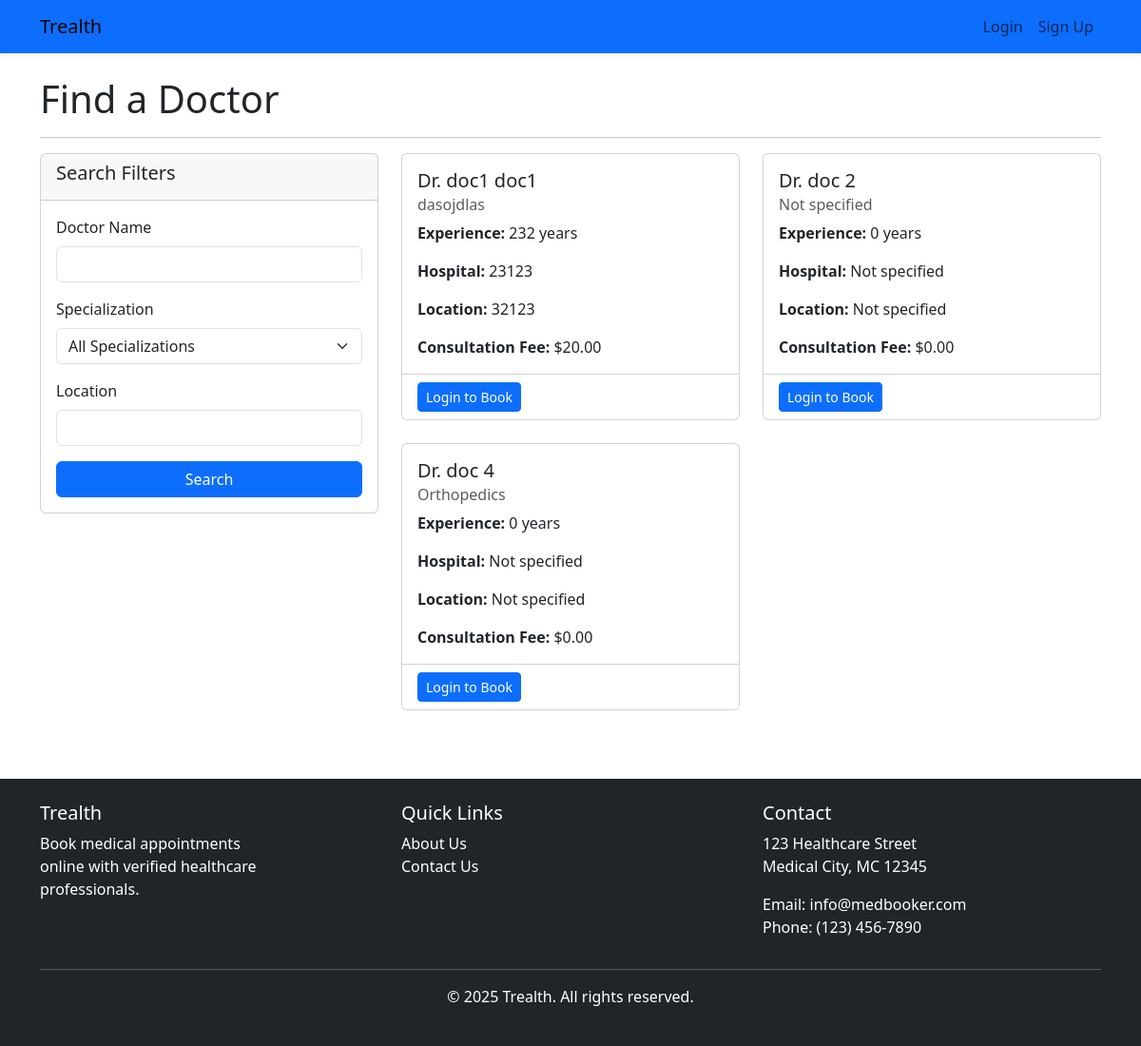
The page /find-doctor/ on the database as committed earlier.
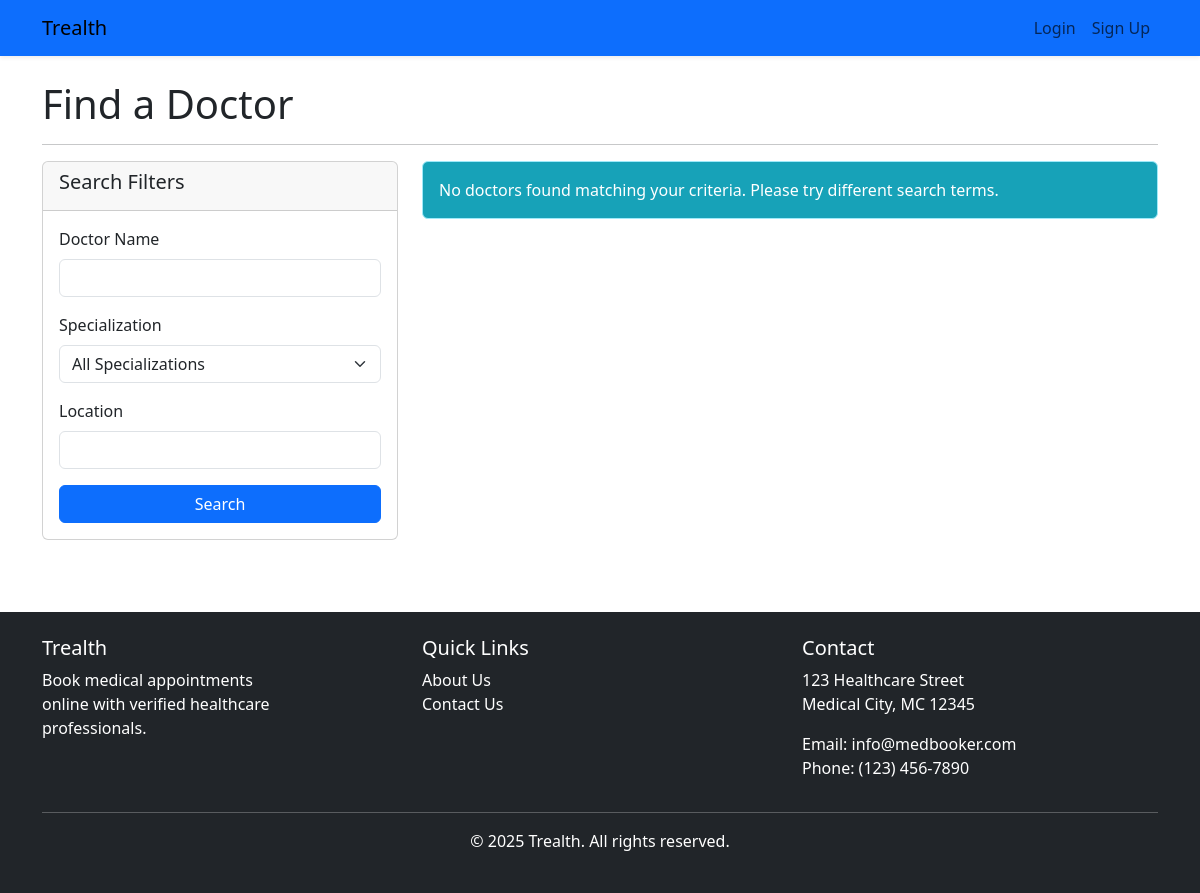
The same page on the database as committed later.
### doctors/models.py (models this page shows, shortened)
class Doctor(models.Model):
    doctor_id = models.AutoField(primary_key=True)
    user = models.OneToOneField(settings.AUTH_USER_MODEL, on_delete=models.CASCADE, related_name='doctor_profile')
    full_name = models.CharField(max_length=255)
    specialization = models.CharField(max_length=255)
    experience_years = models.IntegerField()
    license_number = models.CharField(max_length=50)
    consultation_fee = models.DecimalField(max_digits=10, decimal_places=2)
    hospital_name = models.CharField(max_length=255)
    hospital_location = models.CharField(max_length=255)

### core/views.py (the view)
# urls.py: path('find-doctor/', views.find_doctor, name='find_doctor'),
def find_doctor(request):
    doctors = Doctor.objects.all()
    name = request.GET.get('name', '')
    specialization = request.GET.get('specialization', '')
    location = request.GET.get('location', '')
    if name:
        doctors = doctors.filter(full_name__icontains=name)
    if specialization:
        doctors = doctors.filter(specialization__iexact=specialization)
    if location:
        doctors = doctors.filter(hospital_location__icontains=location)
    return render(request, 'core/find_doctor.html', {
        'doctors': doctors,
        'name': name,
        'specialization': specialization,
        'location': location,
    })

### templates/core/find_doctor.html (shortened to what this page needs)
{% extends 'base.html' %}
{% block content %}
<div class="row">
    <div class="col-md-12">
        <h1>Find a Doctor</h1>
        <hr>
    </div>
</div>
<div class="row">
    <div class="col-md-4 mb-4">
        <div class="card">
            <div class="card-header">
                <h5>Search Filters</h5>
            </div>
            <div class="card-body">
                <form method="get">
                    <div class="mb-3">
                        <label for="name" class="form-label">Doctor Name</label>
                        <input type="text" class="form-control" id="name" name="name" value="{{ request.GET.name|default:'' }}">
                    </div>
                    <div class="mb-3">
                        <label for="specialization" class="form-label">Specialization</label>
                        <select class="form-select" id="specialization" name="specialization">
                            <option value="" {% if not request.GET.specialization %}selected{% endif %}>All Specializations</option>
                        </select>
                    </div>
                    <div class="mb-3">
                        <label for="location" class="form-label">Location</label>
                        <input type="text" class="form-control" id="location" name="location" value="{{ request.GET.location|default:'' }}">
                    </div>
                    <div class="d-grid">
                        <button type="submit" class="btn btn-primary">Search</button>
                    </div>
                </form>
            </div>
        </div>
    </div>
    <div class="col-md-8">
        <div class="row">
            {% if doctors %}
                {% for doctor in doctors %}
                    <div class="col-md-6 mb-4">
                        <div class="card h-100">
                            <div class="card-body">
                                <h5 class="card-title">Dr. {{ doctor.full_name }}</h5>
                                <h6 class="card-subtitle mb-2 text-muted">{{ doctor.specialization }}</h6>
                                <p class="card-text"><strong>Experience:</strong> {{ doctor.experience_years }} years</p>
                                <p class="card-text"><strong>Hospital:</strong> {{ doctor.hospital_name }}</p>
                                <p class="card-text"><strong>Location:</strong> {{ doctor.hospital_location }}</p>
                                <p class="card-text"><strong>Consultation Fee:</strong> ${{ doctor.consultation_fee }}</p>
                            </div>
                            <div class="card-footer bg-white">
                                {% if user.is_authenticated and user.user_type == 'patient' %}
                                    <a href="{% url 'patients:book_appointment' %}?doctor={{ doctor.doctor_id }}" class="btn btn-primary btn-sm">Book Appointment</a>
                                {% else %}
                                    <a href="{% url 'accounts:login' %}?next={% url 'patients:book_appointment' %}?doctor={{ doctor.doctor_id }}" class="btn btn-primary btn-sm">Login to Book</a>
                                {% endif %}
                            </div>
                        </div>
                    </div>
                {% endfor %}
            {% else %}
                <div class="col-md-12">
                    <div class="alert alert-info">
                        No doctors found matching your criteria. Please try different search terms.
                    </div>
                </div>
            {% endif %}
        </div>
    </div>
</div>
{% endblock %}

Rows that differ between the two databases and show on the page:
removed Doctor: full_name "doc1 doc1", specialization "dasojdlas", experience_years "232", hospital_name "23123", hospital_location "32123", consultation_fee "20.00"
removed Doctor: full_name "doc 2", specialization "Not specified", experience_years "0", hospital_name "Not specified", hospital_location "Not specified", consultation_fee "0.00"
removed Doctor: full_name "doc 4", specialization "Orthopedics", experience_years "0", hospital_name "Not specified", hospital_location "Not specified", consultation_fee "0.00"
Other text that changed with them:
text now shown: "No doctors found matching your criteria. Please try different search terms."
